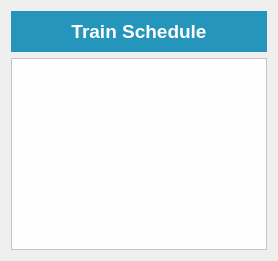
         <widget class="QWidget" name="schedule">
          <layout class="QVBoxLayout" name="verticalLayout_3">
           <item>
            <widget class="QWidget" name="widget" native="true">
             <property name="sizePolicy">
              <sizepolicy hsizetype="Expanding" vsizetype="Preferred">
               <horstretch>0</horstretch>
               <verstretch>0</verstretch>
              </sizepolicy>
             </property>
             <property name="styleSheet">
              <string notr="true">background-color: rgb(37, 149, 188);</string>
             </property>
             <layout class="QVBoxLayout" name="verticalLayout_4">
              <item>
               <widget class="QLabel" name="label">
                <property name="font">
                 <font>
                  <pointsize>14</pointsize>
                  <weight>75</weight>
                  <bold>true</bold>
                 </font>
                </property>
                <property name="styleSheet">
                 <string notr="true">color: rgb(254, 254, 255);</string>
                </property>
                <property name="text">
                 <string>Train Schedule</string>
                </property>
                <property name="alignment">
                 <set>Qt::AlignBottom|Qt::AlignHCenter</set>
                </property>
               </widget>
              </item>
             </layout>
            </widget>
           </item>
           <item>
            <widget class="QTableWidget" name="tableWidget">
             <property name="sizePolicy">
              <sizepolicy hsizetype="Expanding" vsizetype="Expanding">
               <horstretch>0</horstretch>
               <verstretch>0</verstretch>
              </sizepolicy>
             </property>
             <property name="styleSheet">
              <string notr="true">background-color: rgb(254, 254, 255);</string>
             </property>
            </widget>
           </item>
          </layout>
         </widget>
